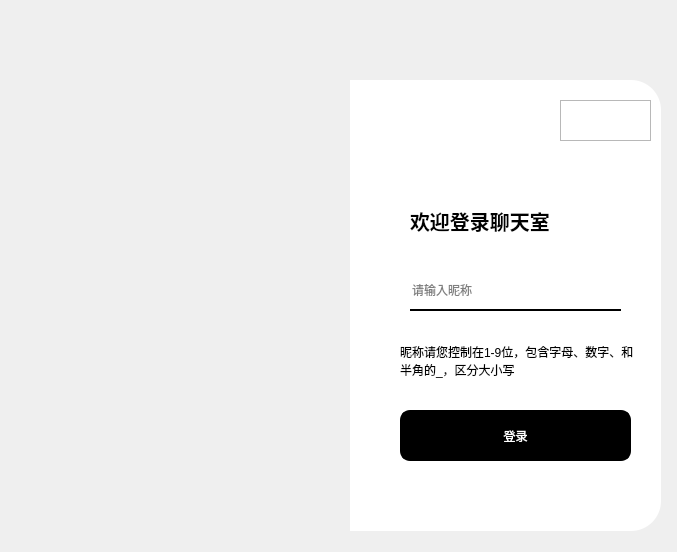
<?xml version="1.0" encoding="UTF-8"?>
<ui version="4.0">
 <class>MainWindow_login</class>
 <widget class="QMainWindow" name="MainWindow_login">
  <property name="geometry">
   <rect>
    <x>0</x>
    <y>0</y>
    <width>677</width>
    <height>552</height>
   </rect>
  </property>
  <property name="windowTitle">
   <string>MainWindow</string>
  </property>
  <widget class="QWidget" name="centralwidget">
   <widget class="QLabel" name="label">
    <property name="geometry">
     <rect>
      <x>80</x>
      <y>80</y>
      <width>271</width>
      <height>451</height>
     </rect>
    </property>
    <property name="styleSheet">
     <string notr="true">border-image: url(:/img/img/bg/login.jpg);
border-top-left-radius:30px;
border-bottom-left-radius:30px;</string>
    </property>
    <property name="text">
     <string/>
    </property>
   </widget>
   <widget class="QLabel" name="label_2">
    <property name="geometry">
     <rect>
      <x>350</x>
      <y>80</y>
      <width>311</width>
      <height>451</height>
     </rect>
    </property>
    <property name="styleSheet">
     <string notr="true">background-color: rgb(255, 255, 255);
border-top-right-radius:30px;
border-bottom-right-radius:30px;</string>
    </property>
    <property name="text">
     <string/>
    </property>
   </widget>
   <widget class="QFrame" name="frame">
    <property name="geometry">
     <rect>
      <x>560</x>
      <y>100</y>
      <width>91</width>
      <height>41</height>
     </rect>
    </property>
    <property name="styleSheet">
     <string notr="true">QPushButton{
	border:none;
}
QPushButton:hover{
	padding-bottom:5px;
}</string>
    </property>
    <property name="frameShape">
     <enum>QFrame::StyledPanel</enum>
    </property>
    <property name="frameShadow">
     <enum>QFrame::Raised</enum>
    </property>
    <layout class="QHBoxLayout" name="horizontalLayout">
     <item>
      <widget class="QPushButton" name="pushButton_min">
       <property name="text">
        <string/>
       </property>
       <property name="icon">
        <iconset resource="res.qrc">
         <normaloff>:/icon/img/icon/minimize.png</normaloff>:/icon/img/icon/minimize.png</iconset>
       </property>
      </widget>
     </item>
     <item>
      <widget class="QPushButton" name="pushButton_close">
       <property name="text">
        <string/>
       </property>
       <property name="icon">
        <iconset resource="res.qrc">
         <normaloff>:/icon/img/icon/exit.png</normaloff>:/icon/img/icon/exit.png</iconset>
       </property>
      </widget>
     </item>
    </layout>
   </widget>
   <widget class="QLabel" name="label_3">
    <property name="geometry">
     <rect>
      <x>410</x>
      <y>190</y>
      <width>191</width>
      <height>61</height>
     </rect>
    </property>
    <property name="font">
     <font>
      <family>幼圆</family>
      <pointsize>15</pointsize>
      <weight>75</weight>
      <bold>true</bold>
     </font>
    </property>
    <property name="text">
     <string>欢迎登录聊天室</string>
    </property>
   </widget>
   <widget class="QLineEdit" name="lineEdit_nickname">
    <property name="geometry">
     <rect>
      <x>410</x>
      <y>270</y>
      <width>211</width>
      <height>41</height>
     </rect>
    </property>
    <property name="styleSheet">
     <string notr="true">border:none;
border-bottom:2px solid rgb(0,0,0);</string>
    </property>
    <property name="text">
     <string/>
    </property>
    <property name="maxLength">
     <number>9</number>
    </property>
    <property name="placeholderText">
     <string>请输入昵称</string>
    </property>
   </widget>
   <widget class="QLabel" name="label_4">
    <property name="geometry">
     <rect>
      <x>400</x>
      <y>330</y>
      <width>241</width>
      <height>61</height>
     </rect>
    </property>
    <property name="text">
     <string>昵称请您控制在1-9位，包含字母、数字、和半角的_，区分大小写</string>
    </property>
    <property name="wordWrap">
     <bool>true</bool>
    </property>
   </widget>
   <widget class="QPushButton" name="pushButton_login">
    <property name="geometry">
     <rect>
      <x>400</x>
      <y>410</y>
      <width>231</width>
      <height>51</height>
     </rect>
    </property>
    <property name="styleSheet">
     <string notr="true">QPushButton{
	
	background-color: rgb(0, 0, 0);
	color: rgb(255, 255, 255);
	border:2px solid rgb(0,0,0);
	border-radius:10px;
}
QPushButton:pressed{
	padding-top:5px;
	padding-left:5px;
}</string>
    </property>
    <property name="text">
     <string>登录</string>
    </property>
   </widget>
   <zorder>label_2</zorder>
   <zorder>label</zorder>
   <zorder>frame</zorder>
   <zorder>label_3</zorder>
   <zorder>lineEdit_nickname</zorder>
   <zorder>label_4</zorder>
   <zorder>pushButton_login</zorder>
  </widget>
 </widget>
 <resources>
  <include location="res.qrc"/>
 </resources>
 <connections>
  <connection>
   <sender>pushButton_close</sender>
   <signal>clicked()</signal>
   <receiver>MainWindow_login</receiver>
   <slot>close()</slot>
   <hints>
    <hint type="sourcelabel">
     <x>627</x>
     <y>117</y>
    </hint>
    <hint type="destinationlabel">
     <x>681</x>
     <y>77</y>
    </hint>
   </hints>
  </connection>
  <connection>
   <sender>pushButton_min</sender>
   <signal>clicked()</signal>
   <receiver>MainWindow_login</receiver>
   <slot>showMinimized()</slot>
   <hints>
    <hint type="sourcelabel">
     <x>580</x>
     <y>114</y>
    </hint>
    <hint type="destinationlabel">
     <x>586</x>
     <y>45</y>
    </hint>
   </hints>
  </connection>
 </connections>
</ui>
